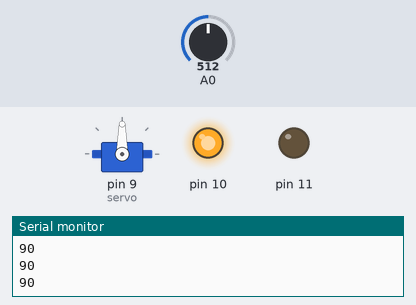
Bench run of a sketch on a simulated Arduino Uno, built with avr-gcc and run on an emulated ATmega328P. On the bench: servo, output pins drawn as LEDs (lit = HIGH), the last lines printed to the serial monitor. The test bench sets the inputs (shaded band); at power-on: A0 = 512.

Above: at 1.2 s.
1.3 s: A0 set to 716
At 2.0 s:
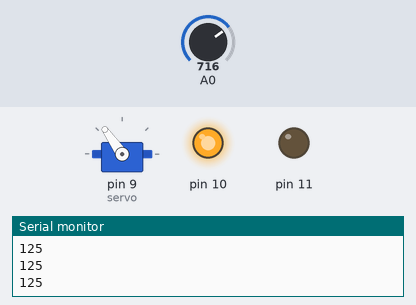
2.8 s: A0 set to 900
At 3.3 s:
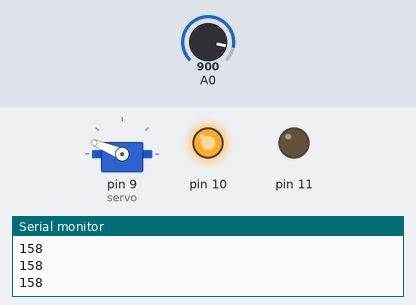
4.3 s: A0 set to 1023
At 4.7 s:
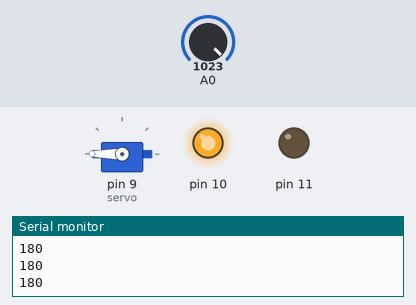
5.8 s: A0 set to 511
At 7.0 s:
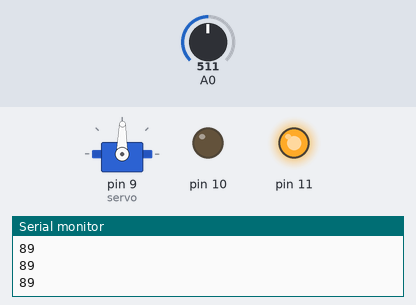
7.3 s: A0 set to 306
At 8.5 s:
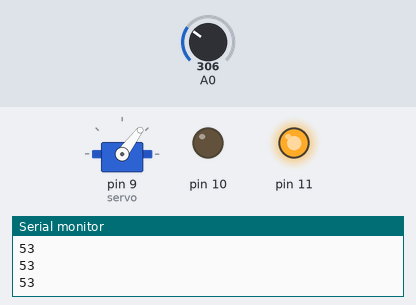
8.8 s: A0 set to 122
At 9.9 s:
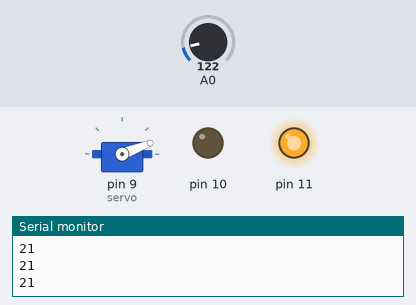
Timing chart, 0 to 11.3 s (numbered marks = the images above; inputs shaded):
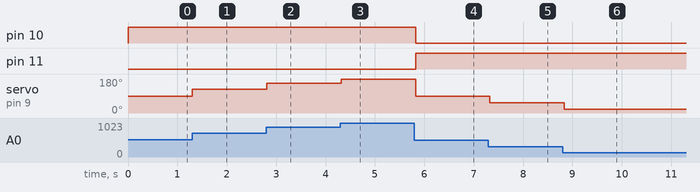

The sketch:

controlar_servomotor.ino
```cpp
#include <Servo.h>

Servo servo;

void setup()
{
  pinMode(10,OUTPUT);
  pinMode(11,OUTPUT);
  Serial.begin(9600);
  servo.attach(9);
}

void loop()
{
  int angulo = map(analogRead(A0),0,1023,0,180);

  if(angulo >= 90){
    digitalWrite(10,HIGH);
    digitalWrite(11,LOW);
  }else{
    digitalWrite(10,LOW);
    digitalWrite(11,HIGH);
  }
  Serial.println(angulo);
  servo.write(angulo);
  delay(100);
}
```

Measured:
- after the input at 1.3 s, servo on pin 9 (servo): 90° → 125° at once
- after the input at 2.8 s, servo on pin 9 (servo): 125° → 158° at once
- after the input at 4.3 s, servo on pin 9 (servo): 158° → 180° at once
- after the input at 5.8 s, pin 10: HIGH → LOW at once; pin 11: LOW → HIGH at once; servo on pin 9 (servo): 180° → 89° at once
- after the input at 7.3 s, servo on pin 9 (servo): 89° → 53° at once
- after the input at 8.8 s, servo on pin 9 (servo): 53° → 21° at once
